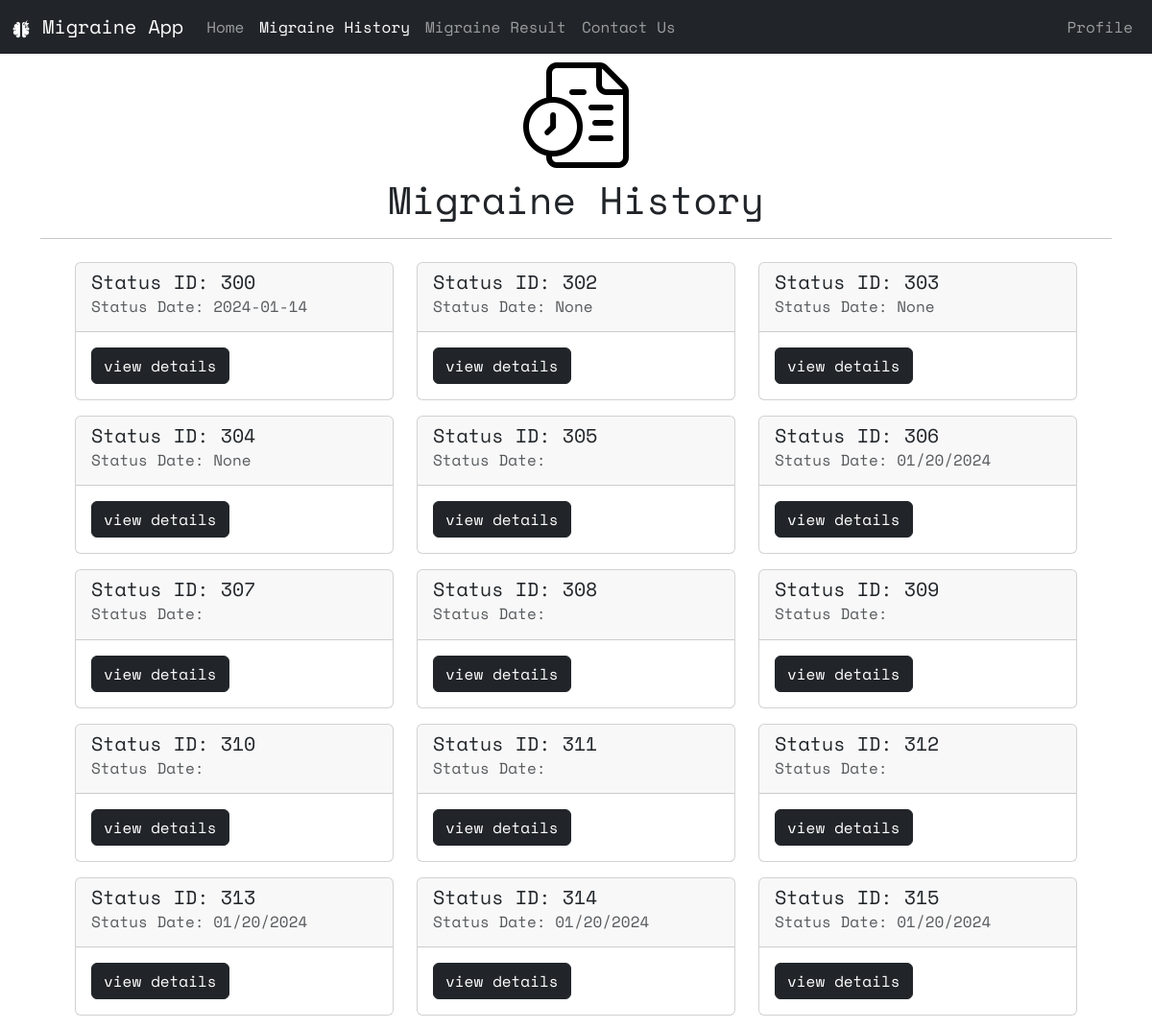
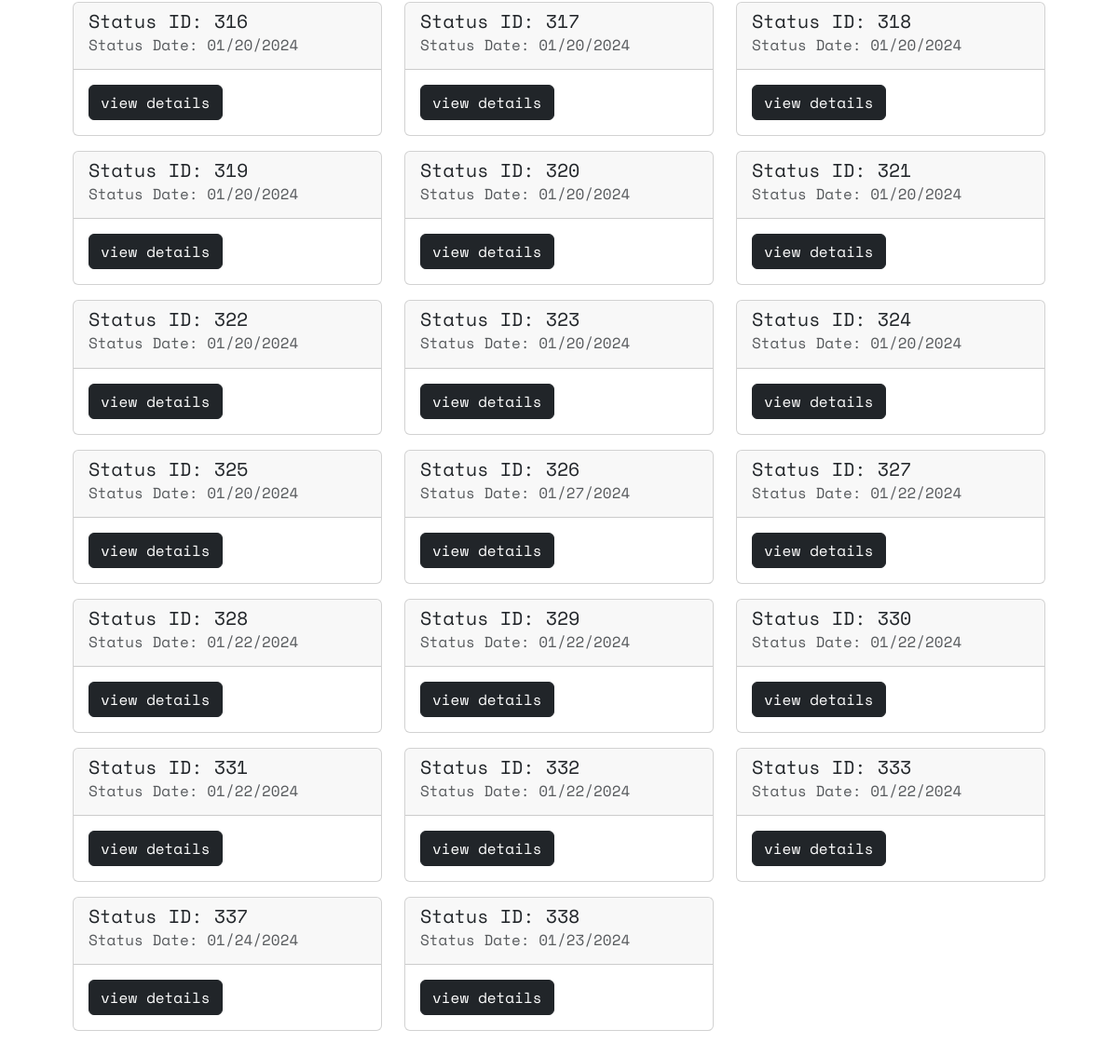
Page /migraineHistory (signed in) on the committed database (2 pictures, top to bottom).
### website/models.py (models this page shows)
class Status(db.Model):
    id = db.Column(db.Integer, primary_key=True, autoincrement=True)
    date = db.Column(db.String(150))
    severity = db.Column(db.Integer)
    stress = db.Column(db.Integer)
    light = db.Column(db.String(1))
    sound = db.Column(db.String(1))
    nausea = db.Column(db.String(1))
    aura = db.Column(db.String(1))
    visual = db.Column(db.String(1))
    dizzness = db.Column(db.String(1))
    fatigue = db.Column(db.String(1))
    unconcentrated = db.Column(db.String(1))
    neck = db.Column(db.String(1))
    user_id = db.Column(db.Integer, db.ForeignKey("user.id"))

### website/views.py (the view)
@views.route("/migraineHistory")
@login_required
def migraine_history():
    status = Status.query.filter_by(user_id=current_user.id).all()
    return render_template("migraineHistory.html", user=current_user, status=status)

### website/__init__.py (called while the page is built)
def create_app():
    app = Flask(__name__)
    app.config["SECRET_KEY"] = "heisenberg"
    app.config["SQLALCHEMY_DATABASE_URI"] = f"sqlite:///{DB_NAME}"
    db.init_app(app)
    from .views import views
    from .auth import auth
    app.register_blueprint(views, url_prefix="/")
    app.register_blueprint(auth, url_prefix="/")
    from .models import User, Caretaker, Admin
    create_database(app)
    login_manager = LoginManager()
    login_manager.login_view = "auth.login"
    login_manager.login_message = "User needs to be logged in to view this page"
    login_manager.login_message_category = "error"
    login_manager.init_app(app)
    @login_manager.user_loader
    def load_user(email):
        u = User.query.get(email)
        c = Caretaker.query.get(email)
        a = Admin.query.get(email)
        return u or c or a
    return app

### website/templates/migraineHistory.html (shortened to what this page needs)
{% extends 'base.html' %}
{% block mhActive %}
    nav-link active
{% endblock %}
{% block body %}
    <div class="text-center">
        <img src="../static/img/history25%.png" alt="migraine logo">
        <h1>Migraine History</h1>
    </div>
    <hr>
    <div class="row m-4">
        {% for status in status %}
            <div class="col-md-4 mb-3">
                <div class="card">
                    <div class="card-header">
                        <h5 class="card-title">Status ID: {{ status.id }}</h5>
                        <h6 class="card-subtitle mb-2 text-muted">Status Date: {{ status.date }}</h6>
                    </div>
                    <div class="card-body">
                        <button type="button" class="btn btn-dark" data-bs-toggle="modal" data-bs-target="#exampleModal{{ status.id }}">
                            view details
                        </button>
                    </div>
                </div>
            </div>
        {% endfor %}
    </div>
{% endblock %}

### rows in the picture
Status: id "300", date "2024-01-14"
Status: id "302", date "None"
Status: id "303", date "None"
Status: id "304", date "None"
Status: id "305"
Status: id "306", date "01/20/2024"
Status: id "307"
Status: id "308"
Status: id "309"
Status: id "310"
Status: id "311"
Status: id "312"
Status: id "313", date "01/20/2024"
Status: id "314", date "01/20/2024"
Status: id "315", date "01/20/2024"
Status: id "316", date "01/20/2024"
Status: id "317", date "01/20/2024"
Status: id "318", date "01/20/2024"
Status: id "319", date "01/20/2024"
Status: id "320", date "01/20/2024"
Status: id "321", date "01/20/2024"
Status: id "322", date "01/20/2024"
Status: id "323", date "01/20/2024"
Status: id "324", date "01/20/2024"
Status: id "325", date "01/20/2024"
Status: id "326", date "01/27/2024"
Status: id "327", date "01/22/2024"
Status: id "328", date "01/22/2024"
Status: id "329", date "01/22/2024"
Status: id "330", date "01/22/2024"
Status: id "331", date "01/22/2024"
Status: id "332", date "01/22/2024"
Status: id "333", date "01/22/2024"
Status: id "337", date "01/24/2024"
Status: id "338", date "01/23/2024"
